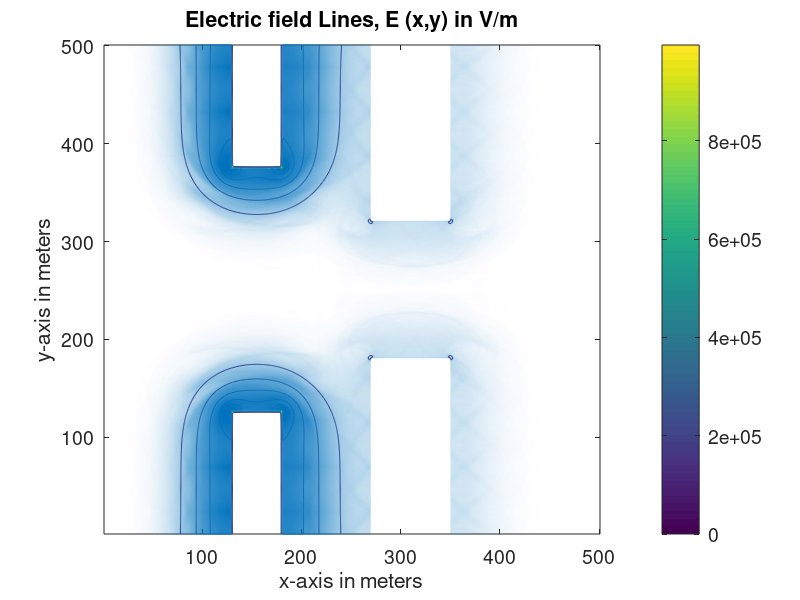

This figure's MATLAB source:
clc 
clear 
close all

%-------------------------------------------------------------------------%
%                         INITIALIZATION    
%-------------------------------------------------------------------------%
% E = Total electric field matrix using Poisson's equation
% V = Potential matrix
% Nx = Number of grid points in X- direction
% Ny = Number of grid points in Y-Direction
%-------------------------------------------------------------------------%

qi = 1;
e_charge = 1.602e-19;
eps = 8.854*(10^-12);
m_Xe = 2.1801714e-25; %kg

V = csvread('Voltage_mat510_5_2p8.csv');

size = 5*10e-3/(length(V)-1); % this variable is needed for interpolation, it is the grid size (e.g. 0.1 m)

Nx = length(V);
Ny = length(V);

mpx = ceil(Nx/2); % Mid-point of x
mpy = ceil(Ny/2); % Mid point of y

A = gradient(V);
[Ex,Ey] = gradient(V);
 Ex = -Ex/size;
 Ey = -Ey/size;


% Electric field Magnitude
E = sqrt(Ex.^2+Ey.^2);
%[Ex, Ey] = gradient(E);
x = (1:Nx);
y = (1:Ny);

% Contour Display for electric potential
% figure(1)
% contour_range_V = -201:0.5:1505;
% contour(x,y,V,contour_range_V,'linewidth',0.05);
% axis([min(x) max(x) min(y) max(y)]);
% colorbar('location','eastoutside','fontsize',10);
% xlabel('x-axis in meters','fontsize',10);
% ylabel('y-axis in meters','fontsize',10);
% title('Electric Potential distribution, V(x,y) in volts','fontsize',10);
% h1=gca;
% set(h1,'fontsize',10);
% fh1 = figure(1);
% set(fh1, 'color', 'white')

% Quiver Display for electric field Lines
figure(2)
contour(x,y,E,'linewidth',0.5);
hold on, quiver(x,y,Ex,Ey,2)
title('Electric field Lines, E (x,y) in V/m','fontsize',14);
axis([min(x) max(x) min(y) max(y)]);
colorbar('location','eastoutside','fontsize',14);
xlabel('x-axis in meters','fontsize',14);
ylabel('y-axis in meters','fontsize',14);
h3=gca;
set(h3,'fontsize',14);
fh3 = figure(2);
set(fh3, 'color', 'white')

% figure(3)
% contour(Ex,'linewidth',0.5)
% axis([min(x) max(x) min(y) max(y)]);
% colorbar('location','eastoutside','fontsize',14);
% xlabel('x-axis in meters','fontsize',14);
% ylabel('y-axis in meters','fontsize',14);
% h3=gca;
% set(h3,'fontsize',14);
% fh3 = figure(3);
% set(fh3, 'color', 'white')
% 
% figure(4)
% contour(Ey,'linewidth',0.5)


%-------------------------------------------------------------------------%
% Positon Simulation
%-------------------------------------------------------------------------%


del_t = 2.5e-7; % seconds
Nj = 10000;  % Number of iterations for the position sim

acc_x = zeros(1,Nj);
acc_y = zeros(1,Nj);
Ext= zeros(1,Nj);
Eyt = zeros(1,Nj);
vel_x =  zeros(1,Nj);
vel_y =  zeros(1,Nj);
t = zeros(1,Nj);

Pos_x = zeros(1,Nj);
Pos_y = zeros(1,Nj);
Pos_x(1,1) = 123;
Pos_y(1,1) = 341;
min_p = 0.5*10e-3; %m
max_p = 1*10e-3; %m
Vl_x = 3 * 10e4;  % m/s
Vl_y = 0;
disp_x = zeros(1,Nj);
disp_y = zeros(1,Nj);
xt_ceil = zeros(1,Nj);
yt_ceil = zeros(1,Nj);
xt_floor = zeros(1,Nj);
yt_floor = zeros(1,Nj);
Fx = zeros(1,Nj);
Fy = zeros(1,Nj);


for z = 1:Nj-1    % Number of iterations
   
   xt_ceil(1,z) = ceil(Pos_x(1,z));
   yt_ceil(1,z) = ceil(Pos_y(1,z));
  
   xt_floor(1,z) = floor(Pos_x(1,z));
   yt_floor(1,z) = floor(Pos_y(1,z));
   
   if xt_ceil(1,z) == 1 || yt_ceil(1,z)== 1 || xt_ceil(1,z)== 501 || yt_ceil(1,z)== 501 || xt_floor(1,z)== 1 || yt_floor(1,z)== 1 || xt_floor(1,z)== 501 || yt_floor(1,z)== 501
       break
   else
%    Ex_arrayy = [Ex(xt_floor(1,z),yt_floor(1,z)) Ex(xt_ceil(1,z),yt_floor(1,z)) Ex(xt_floor(1,z),yt_ceil(1,z)) Ex(xt_ceil(1,z),yt_ceil(1,z))]; 
%     Ext(1,z) = min(Ex_arrayy);
    Ext(1,z) = Ex(yt_floor(1,z),xt_floor(1,z))+((Ex(yt_ceil(1,z),xt_ceil(1,z))-Ex(yt_floor(1,z),xt_floor(1,z))))*(Pos_x(1,z)-xt_floor(1,z));
   eexx = Ext(1,z);
%    if V(xt_floor(1,z),yt_floor(1,z)) > 0
%         Ext(1,z) = -Ext(1,z);
%    end
   Fx(1,z) = Ext(1,z) * qi * e_charge;
   f1_x = Fx(1,z);
   
%    Ey_array = [Ey(xt_floor(1,z),yt_floor(1,z)) Ey(xt_ceil(1,z),yt_floor(1,z)) Ey(xt_floor(1,z),yt_ceil(1,z)) Ey(xt_ceil(1,z),yt_ceil(1,z))];
%    Eyt(1,z) = min(Ey_array);
%    
   Eyt(1,z) = Ey(yt_floor(1,z),xt_floor(1,z))+((Ey(yt_ceil(1,z),xt_ceil(1,z))-Ey(yt_floor(1,z),xt_floor(1,z))))*(Pos_y(1,z)-yt_floor(1,z));
   eeyy = Eyt(1,z);
%       if V(xt_floor(1,z),yt_floor(1,z)) > 0
%        Eyt(1,z) = -Eyt(1,z);
%       end
   Fy(1,z) = Eyt(1,z) * qi * e_charge;
   F1_y = Fy(1,z);
    
    acc_x(1,z) = ((Fx(1,z))./m_Xe); %m/s^2
    acc_y(1,z) = ((Fy(1,z))./m_Xe); %m/s^2
    vel_x(1,z) = Vl_x + (acc_x(1,z) * del_t);
    vel_y(1,z) = Vl_y + (acc_x(1,z) * del_t);
    disp_x(1,z) = (vel_x(1,z) + (acc_x(1,z)*(del_t)))*del_t;
    disp_y(1,z) = (vel_y(1,z) + (acc_y(1,z)*(del_t)))*del_t; 
  
        if abs(sqrt((disp_x(1,z))^2 + (disp_y(1,z))^2)) < min_p
            del_t = 1.05 * del_t;
             t(z) = t(z)+del_t;
             Pos_x(1,z+1) = Pos_x(1,z);
             Pos_y(1,z+1) = Pos_y(1,z);
        
        elseif abs(sqrt((disp_x(1,z))^2 + (disp_y(1,z))^2)) > max_p
            del_t = 0.95 * del_t;
             t(z) = t(z)+del_t;
             Pos_x(1,z+1) = Pos_x(1,z);
             Pos_y(1,z+1) = Pos_y(1,z);

        else
             Vl_x =  vel_x(1,z);
             Vl_y =  vel_y(1,z);
             t(z) = t(z)+del_t;
             Pos_x(1,z+1) = Pos_x(1,z) +  disp_x(1,z);
             psx = Pos_x(1,z+1);
             Pos_y(1,z+1) = Pos_y(1,z) +  disp_y(1,z);
             psy = Pos_y(1,z+1);
             
         end
   end
end

